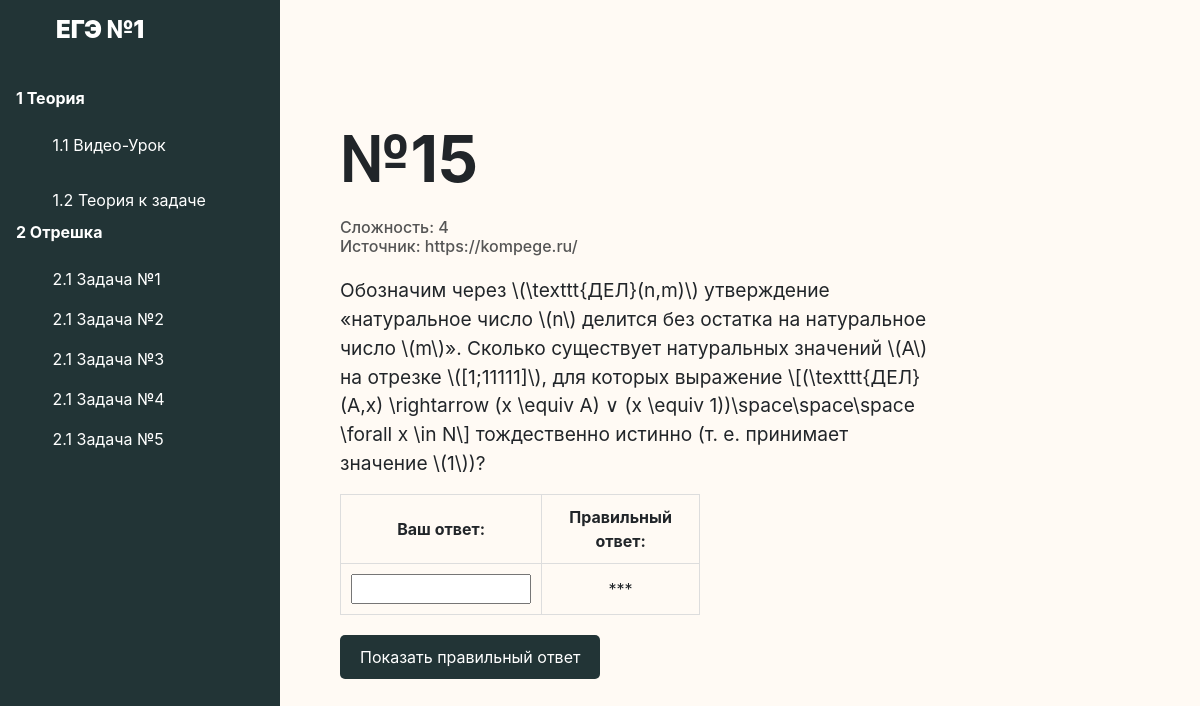
Page /task-lesson/1/1 (signed in) on the committed database.
### tables this page shows
CREATE TABLE Courses (ID INTEGER PRIMARY KEY AUTOINCREMENT, name TEXT, about TEXT, is_public BLOB, date INTEGER, status NUMERIC);

CREATE TABLE Tasks (ID INTEGER PRIMARY KEY AUTOINCREMENT, text TEXT, answer TEXT, difficulty NUMERIC, ID_type INTEGER REFERENCES Types (ID), source TEXT, solution NUMERIC, date INTEGER, status NUMERIC);

### main.py (the view)
@app.route('/task-lesson/<course_id>/<int:num>')
def task_lesson(course_id, num):
    if 'email' not in session:
        return redirect('/sign-in/')
    uid = db.get_user_id(session['email'], 1)
    user = db.get_user(uid, 1)
    if not user:
        return redirect('/sign-in/')
    tasks = db_functions.get_tasks_for_course(course_id)
    print(tasks)
    return render_template(
        'task-lesson.html',
        course_name=db_functions.get_course(course_id)[0][1],
        task=tasks[num - 1],
        id=course_id,
        task_num=num,
        user=True)

### db_functions.py (called while the page is built)
def make_request(request, params):
    connect = sqlite3.connect("MAIN_BD.db")
    cursor = connect.cursor()
    result = cursor.execute(request, params).fetchall()
    connect.close()
    return result

def get_course(course_id):
    result = make_request("SELECT * FROM Courses WHERE ID = ?", [course_id])
    return result  # [(id, name, about, is_public, date, status)]

def get_user(user_id, status):
    result = make_request("SELECT * FROM Users WHERE id = ? AND status = ?", [user_id, status])
    return result  # [(name, surname, patronymic, email, password, age, country, role (user, user, admin), about, path (path to the photo)), date, status (1-active, 2-banned, 3-deleted)]

def get_user_id(email, status):
    result = make_request("SELECT * FROM Users WHERE email = ? AND status = ?", [email, status])
    if not result:
        return -1
    return result[0][0]  # id

def get_tasks_for_course(course_id):
    result = make_request(
        "SELECT * FROM Course_Tasks JOIN Tasks ON Tasks.ID = Course_Tasks.ID_task WHERE ID_course = ?", [course_id])
    return result  # [(ID, ID_course, ID_task, is_required, ID, text, answer, difficulty, ID_type, source, solution, status)]

### templates/task-lesson.html (shortened to what this page needs)
<!doctype html>
<html lang="en">
  <head>
    <link href="{{ url_for('static', filename='css/bootstrap.min.css') }}" rel="stylesheet">
    <link href="{{ url_for('static', filename='css/sidebars.css') }}" rel="stylesheet">
  </head>
  <body>
    <main class="d-flex">
      <div class="d-flex flex-column flex-shrink-0 p-3 text-white bg-dark">
        <a href="/" class="d-flex align-items-center mb-3 mb-md-0 me-md-auto text-white text-decoration-none">
          <svg class="bi me-2" width="40" height="32"><use xlink:href="/"/></svg>
          <h1> <b> <span class="fs-4">  {{ course_name }} </span> </b> </h1>
        </a>
        <ul class="nav nav-pills flex-column mb-auto">
          <li class="nav-item"><b>1 Теория</b></li>
          <li class="nav-item">
            <a style="color: white" href="/video-lesson/{{id}}" class="nav-link" aria-current="page">
              <svg class="bi me-2" width="16" height="16"><use xlink:href="video-lesson/{{id}}"/></svg>
              1.1 Видео-Урок
            </a>
          </li>
          <li>
            <a href="/text-lesson/{{id}}" class="nav-link text-white">
              <svg class="bi me-2" width="16" height="16"><use xlink:href="/text-lesson/{{id}}"/></svg>
              1.2 Теория к задаче
            </a>
          </li>
          <li class="nav-item"><b>2 Отрешка</b></li>
          <li>
            <a href="/task-lesson/{{id}}/1" class="nav-link text-white">
              <svg class="bi me-2" width="16" height="16"><use xlink:href="#table"/></svg>
              2.1 Задача №1
            </a>
          </li>
          <li>
            <a href="/task-lesson/{{id}}/2" class="nav-link text-white">
              <svg class="bi me-2" width="16" height="16"><use xlink:href="#grid"/></svg>
              2.1 Задача №2
            </a>
          </li>
          <li>
            <a href="/task-lesson/{{id}}/3" class="nav-link text-white">
              <svg class="bi me-2" width="16" height="16"><use xlink:href="#people-circle"/></svg>
              2.1 Задача №3
            </a>
          </li>
          <li>
            <a href="/task-lesson/{{id}}/4" class="nav-link text-white">
              <svg class="bi me-2" width="16" height="16"><use xlink:href="#people-circle"/></svg>
              2.1 Задача №4
            </a>
          </li>
          <li>
            <a href="/task-lesson/{{id}}/5" class="nav-link text-white">
              <svg class="bi me-2" width="16" height="16"><use xlink:href="#people-circle"/></svg>
              2.1 Задача №5
            </a>
          </li>
        </ul>
      </div>
      <div class="main-content" style="margin-left: 320px;">
        <div class="task-text">
          <div class="num">
            <h1> <b> №{{ task[8] }} </b> </h1>
            <h6> Сложность: {{ task[7] }} <br> Источник: {{ task[9] }}</h6>
          </div>
            <p style="font-size: 1.2rem">
                {{ task[5]|safe }}
            </p>
            <div>
            <table>
              <tr>
                <th>Ваш ответ:</th>
                <th>Правильный ответ:</th>
              </tr>
              <tr>
                <td>
                  <input style="width:100%; margin:auto"
                    class="{{ task[2] }}"
                    type="text"
                    id="task-input-{{ task[0] }}">
                </td>
                <td id="task-answer-{{ task[0] }}" task-answer="{{ task[6] }}" showing="false">
                  ***
                </td>
              </tr>
            </table>
          </div>
          <button class="button" id="toggleAnswers-{{ task[0] }}" next="Скрыть ответ" onclick="toggleAnswers({{ task[0] }})">
            Показать правильный ответ
          </button>
        </div>
      </div>
    </main>
  </body>
</html>

### static/css/sidebars.css (style rules this page uses)
body { overflow: scroll; min-height: 100vh; min-height: -webkit-fill-available; }
html { height: -webkit-fill-available; }
main { display: flex; flex-wrap: nowrap; height: 100vh; height: -webkit-fill-available; overflow-x: auto; overflow-y: hidden; }
.bi { vertical-align: -.125em; pointer-events: none; fill: currentColor; }
main { background-color: #fffaf4; }

### templates/task-lesson.html (style rules this page uses)
.main-content { margin-left: 600px; margin-right: 20%; display: flex; justify-content: center; align-items: center; height: 100vh; padding: 20px; }
.task-text { text-align: left; max-width: 850px; width: 100%; }
.task-text .num h1 { font-size: 4rem; margin-bottom: 20px; }
.task-text h6 { font-size: 1rem; color: #555; margin-bottom: 20px; }
table { border-collapse: collapse; width: 60%; }
table th, table td { text-align: center; padding: 10px; border: 1px solid #ddd; }
.button { background: #223436; color: white; margin-top: 20px; padding: 10px 20px; border: none; cursor: pointer; font-size: 1rem; border-radius: 5px; }
.d-flex.flex-column.flex-shrink-0 { position: fixed; top: 0; bottom: 0; left: 0; width: 280px; padding: 20px; background-color: #343a40; color: white; z-index: 1000; }
.d-flex.flex-column.flex-shrink-0 h1 { font-size: 1.5rem; font-weight: bold; }
.d-flex.flex-column.flex-shrink-0 a { color: white; text-decoration: none; }
.d-flex.flex-column.flex-shrink-0 .nav-item { margin-bottom: 15px; }
.d-flex.flex-column.flex-shrink-0 .nav-link { color: white; }

### rows in the picture
Courses: name "ЕГЭ №1"
Tasks: ID_type "15", difficulty "4", source "https://kompege.ru/", text "Обозначим через \\(\\texttt{ДЕЛ}(n,m)\\) утверждение «натуральное число \\(n\\) делится без остатка на натуральное число \\(m\\)». Сколько существует натуральных значений \\(A\\) на отрезке \\([1;11111]\\), для которых выражение \\[(\\texttt{ДЕЛ}(A,x) \\rightarrow (x \\equiv A) ∨ (x \\equiv 1))\\space\\space\\space \\forall x \\in N\\] тождественно истинно (т. е. принимает значение \\(1\\))?"
